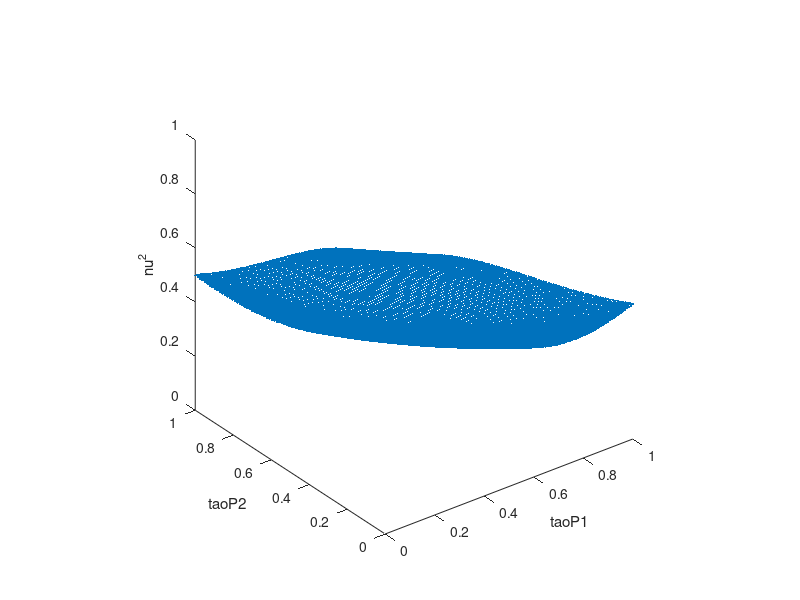

Here is the MATLAB script that generated this plot:
function filter1_1()

[taoP1,taoP2] = meshgrid(0:0.01:1,0:0.01:1);
grid = [taoP1(:) taoP2(:)];

a = grid(:, 1)+grid(:, 2);
b = grid(:, 1).*grid(:, 2);

M = (b - 1).^2./(a.^2 - 2.*b + 1);

plot3(grid(:, 1), grid(:, 2), M, '.');
axis equal
xlabel('taoP1')
ylabel('taoP2')
zlabel('nu^2')
end